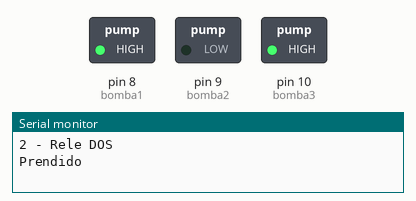
Recording of a sketch running on a simulated Arduino Uno, built with avr-gcc and run on an emulated ATmega328P. Shown: switched loads named in the sketch (green lamp = pin HIGH), the last lines printed to the serial monitor. Pins used as bus, display or sensor lines are not drawn.

Above: at 2.5 s.
At 7.5 s:
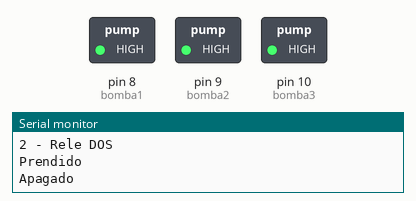
Timing chart, 0 to 13.0 s (numbered marks = the images above):
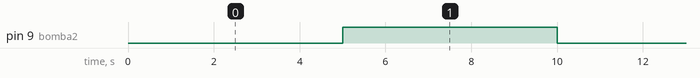

The sketch:

Prueba_Rele_Dos.ino
```cpp
#include <LiquidCrystal.h>
#include <TimerOne.h>
#include <Wire.h>

LiquidCrystal lcd(12, 11, 7, 6, 5, 4) ;
volatile int rpmcont ;
volatile int Calc;
int pin_sensor = 2 ;

volatile int horas  = 0 ; // variable dentro y fuera de una interupcion
volatile int minutos= 0 ;
volatile int segundos=0 ;
volatile int hto=0 ;
volatile int NumeroCiclo=0 ;
volatile boolean swbomba2HIGH = true ;
volatile int swinicializar= 0 ;

int bomba1    = 8 ;
int bomba2    = 9  ;
int bomba3    = 10 ;
int bomba4    = 11 ;

void rpm ()
{
 rpmcont++;
}


void setup(){
   Serial.begin(9600);
   pinMode(bomba1,OUTPUT);
   pinMode(bomba2,OUTPUT);
   pinMode(bomba3,OUTPUT);
   pinMode(bomba4,OUTPUT);

   digitalWrite(bomba1, HIGH);
   digitalWrite(bomba2, HIGH);
   digitalWrite(bomba3, HIGH);
   digitalWrite(bomba4, HIGH);
}


void loop(){
  hto++ ;
//  uno();
  dos();
//  tres();
//  cuatro();
}

void uno()
{
  Serial.print(hto);
  Serial.println(" - Rele UNO ");
  lcd.clear();
  lcd.setCursor(0,0) ;
  lcd.print("Motor UNO") ;

  Serial.println("Prendido ");
  digitalWrite(bomba1, LOW);
  digitalWrite(bomba4, HIGH);
  delay(10000);

  Serial.println("Apagado ");
  digitalWrite(bomba1, HIGH);
  digitalWrite(bomba4, HIGH);
  delay(3000);

}

void dos()
{
  hto++ ;
  Serial.print(hto);
  Serial.println(" - Rele DOS ");
  lcd.clear();
  lcd.setCursor(0,0) ;
  lcd.print("Motor DOS") ;

  Serial.println("Prendido ");
  digitalWrite(bomba2, LOW);
  digitalWrite(bomba4, HIGH);
  delay(5000);

  Serial.println("Apagado ");
  digitalWrite(bomba2, HIGH);
  digitalWrite(bomba4, HIGH);
  delay(5000);
}


void tres()
{
  hto++ ;
  Serial.print(hto);
  Serial.println(" - Rele TRES");

  lcd.clear();
  lcd.setCursor(0,0) ;
  lcd.print("Motor TRES") ;

  Serial.println("Prendido ");
  digitalWrite(bomba3, LOW);
  digitalWrite(bomba4, HIGH);
  delay(5000);

  Serial.println("Apagado ");
  digitalWrite(bomba3, HIGH);
  digitalWrite(bomba4, HIGH);
  delay(5000);
}

void cuatro()
{
  hto++ ;
  Serial.print(hto);
  Serial.println(" - Rele CUATRO");

  lcd.clear();
  lcd.setCursor(0,0) ;
  lcd.print("Motor CUATRO") ;

  Serial.println("Prendido ");
  digitalWrite(bomba4, LOW);
  delay(5000);

  Serial.println("Apagado ");
  digitalWrite(bomba4, HIGH);
  delay(5000);
}
```

Measured:
- by itself, pin 9 (bomba2): alternates HIGH for 5.0 s and LOW for 5.0 s
